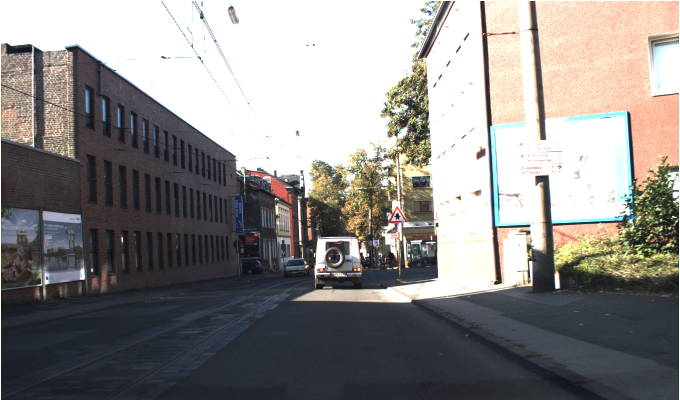
#> input picture final-fyp-demo/test/00000.ppm, 1360 x 800 px (shown at 1/2 size); its folder holds only this picture in this run
$ python test3.py   (older library calls are emulated)
#> lines starting #> are read from the running program, lines starting #| are printed output that depends on the picture; after the words box and inside, x2 and y2 are one past the last pixel; in counts of white or black regions, pixels touching at a corner belong together
#coding= utf-8  #or gbk 这样才能使用中文

#importing some useful packages
import matplotlib
#matplotlib.use("Agg")
import matplotlib.pyplot as plt
import matplotlib.image as mpimg
import numpy as np
import cv2
import imutils
import math
import glob as gb

img_no=0
TruePositive=0
leak=0
sum_out=0
sum_train=0
f=open('a.txt','w')

img_path = gb.glob('test/*.ppm')

#计算有多少个正确的
def countsum_train():
    line_train = open('b.txt', 'r').readlines()
    sum_train=len(line_train)
    #print(sum_train)
    return sum_train

#计算检测到了多少个
def countsum_out():
    line_out = open('a.txt', 'r').readlines()
    sum_out=len(line_out)
    #print(sum_out)
    return sum_out

#读取Train每张图片里面的交通标志个数
# [115 lines left out: functions traverse_train, traverse_out, check, not called in this run]


for path in img_path:

    resultall=[]
    #print (path)

    img_no=img_no+1;

    #reading in an image
    img  = cv2.imread(path)
#> img is the input picture: shape (800, 1360, 3); mean B, G, R 136, 138.1, 140.9
    img  = cv2.resize(img,None,fx=0.8,fy=0.8,interpolation=cv2.INTER_CUBIC)
#> img: shape (640, 1088, 3)
    #高斯模糊
    #img = cv2.GaussianBlur(img,(5,5),0)
    #cv2.imshow("gaosi",img)
    #cv2.waitKey(0)

    #HSV空间
    #H(色彩/色度) [0，179]， S(饱和度) [0，255]，V(亮度) [0，255]。
    hsv = cv2.cvtColor(img,cv2.COLOR_BGR2HSV)
#> hsv: shape (640, 1088, 3); mean H, S, V 61.6, 40.9, 147.2
    #cv2.imshow("HSV",hsv)
    #cv2.waitKey(0)

    image1=img.copy()
    image2=img.copy()
    image3=img.copy()

    def color(color,image):

        #print (path,color)
        #bule
        lower_blue=np.array([100,43,46])
        upper_blue=np.array([140,255,255])

        #red
        lower_red=np.array([170,40,30])
        upper_red=np.array([180,255,230])
        #lower_red2=np.array([0,43,46])
        #upper_red2=np.array([10,255,255])

        #yellow
        lower_yellow=np.array([18,148,66])
        upper_yellow=np.array([45,255,255])

        if color=="blue":
            #根据阈值构建掩模
            #bule
            mask_b=cv2.inRange(hsv,lower_blue,upper_blue)
            #cv2.imshow('mask_b',mask_b)
            #cv2.waitKey(0)

            # 对原图像和掩模进行位运算
            res_b=cv2.bitwise_and(image1,image1,mask=mask_b)
            #cv2.imshow('res_b',res_b)
            #cv2.waitKey(0)

            #灰度图
            gray_b = cv2.cvtColor(res_b,cv2.COLOR_BGR2GRAY)
            #cv2.imshow('gray_b',gray_b)
            #cv2.waitKey(0)

            return gray_b

        if color=="red":
            #red
            mask_r=cv2.inRange(hsv,lower_red,upper_red)
            # [4 lines of commented-out code are left out]

            res_r=cv2.bitwise_and(image2,image2,mask=mask_r)
            #cv2.imshow('res_r',res_r)
            #cv2.waitKey(0)

            gray_r = cv2.cvtColor(res_r,cv2.COLOR_BGR2GRAY)
            #cv2.imshow('gray_r',gray_r)
            #cv2.waitKey(0)

            return gray_r

        if color=="yellow":
            #yellow
            mask_y=cv2.inRange(hsv,lower_yellow,upper_yellow)
            #cv2.imshow('mask_y',mask_y)
            #cv2.waitKey(0)

            res_y=cv2.bitwise_and(image3,image3,mask=mask_y)
            #cv2.imshow('res_y',res_y)
            #cv2.waitKey(0)

            gray_y = cv2.cvtColor(res_y,cv2.COLOR_BGR2GRAY)
            #cv2.imshow('gray_y',gray_y)
            #cv2.waitKey(0)

            return gray_y

        cv2.destroyAllWindows()

    def processing(gray):
        #二值化
        ret,thresh = cv2.threshold(gray,0,255,cv2.THRESH_BINARY+cv2.THRESH_OTSU)
        ret,thresh1=cv2.threshold(gray,127,255,cv2.THRESH_BINARY)
        ret,thresh2=cv2.threshold(gray,127,255,cv2.THRESH_BINARY_INV)
        ret,thresh3=cv2.threshold(gray,127,255,cv2.THRESH_TRUNC)
        ret,thresh4=cv2.threshold(gray,127,255,cv2.THRESH_TOZERO)
        ret,thresh5=cv2.threshold(gray,127,255,cv2.THRESH_TOZERO_INV)
        thresh6 = cv2.adaptiveThreshold(gray,255,cv2.ADAPTIVE_THRESH_MEAN_C,cv2.THRESH_BINARY,11,2)
        thresh7 = cv2.adaptiveThreshold(gray,255,cv2.ADAPTIVE_THRESH_GAUSSIAN_C,cv2.THRESH_BINARY,11,2)

        # [12 lines of commented-out code are left out]

        cv2.destroyAllWindows()

        #定义结构元素
        #kernel = np.ones((14,5),np.uint8) 线性核
        #cv2.MORPH_RECT,(5, 5) 矩形核
        #构造一个长方形内核。这个内核的宽度大于长度，因此我们可以消除条形码中垂直条之间的缝隙
        #cv2.MORPH_ELLIPSE,(5,5) 椭圆核
        #cv2.MORPH_CROSS,(5,5) 十字核

        kernel_o = cv2.getStructuringElement(cv2.MORPH_ELLIPSE,(1,1))
        #kernel_o1 = cv2.getStructuringElement(cv2.MORPH_ELLIPSE,(6,5))
        #kernel_o2 = cv2.getStructuringElement(cv2.MORPH_ELLIPSE,(3,3))

        kernel_c = cv2.getStructuringElement(cv2.MORPH_RECT,(1,1))
        #kernel_c1 = cv2.getStructuringElement(cv2.MORPH_RECT,(3,8))
        #kernel_c2 = cv2.getStructuringElement(cv2.MORPH_RECT,(8,3))

        #开运算 先腐蚀再膨胀
        opened = cv2.morphologyEx(thresh3, cv2.MORPH_OPEN, kernel_o)
        # [20 lines of commented-out code are left out]
        closed = cv2.morphologyEx(opened, cv2.MORPH_CLOSE, kernel_c)
        #cv2.imshow('closed',closed)
        #cv2.waitKey(0)

        return closed

    def shape(color,processed,image):

        #print (path,color)
        result=[]

        #轮廓检测
        cnts= cv2.findContours(processed.copy(),cv2.RETR_EXTERNAL,cv2.CHAIN_APPROX_NONE)
        # [4 lines of commented-out code are left out]

        cnts = cnts[0] if imutils.is_cv2() else cnts[1]

        # 确保至少有一个轮廓被找到
        if len(cnts)> 0:

            # [10 lines of commented-out code are left out]
            cnt = sorted(cnts, key=cv2.contourArea, reverse=True)[0]
            #cnts = sorted(cnts, key=cv2.contourArea, reverse=True)

            circle_no=0
            triangle_no=0
            rectangle_no=0

            draw=img.copy()

            # 对排序后的轮廓循环处理
            for cnt in cnts:

                # [10 lines of commented-out code are left out]

                area=cv2.contourArea(cnt)
                perimeter = cv2.arcLength(cnt,True)
                x,y,w,h = cv2.boundingRect(cnt)
                # compute the rotated bounding box of the largest contour
                #轮廓转换为矩形
                rect = cv2.minAreaRect(cnt)
                #矩形转换为box
                box = np.int0(cv2.boxPoints(rect))
                #print([box])

                #截图存储
                Xs = [i[0] for i in box]
                Ys = [i[1] for i in box]
                x1 = min(Xs)
                x2 = max(Xs)
                y1 = min(Ys)
                y2 = max(Ys)
                hight = y2 - y1
                width = x2 - x1

                # [9 lines of commented-out code are left out]

                if perimeter!=0 and float(w*h)!=0 and max(w,h)!=0:
                    #圆形度 c
                    c=(4*math.pi*area)/(perimeter*perimeter)
                    #print("circularity",c)
                    #矩形度 r
                    r=area/float(w*h)
                    #print("Rectangularity",r)
                    #伸长度 e
                    #e=min(width,hight)/max(w,h)
                    e=min(w,h)/max(w,h)
                    #print("elongation",e)

                    out=str(x1)+";"+str(y1)+";"+str(x1+width)+";"+str(y1+hight)

                    if c>=0.85 and r>0.70 and e>0.85:
                        #print(color,"circle")

                        circle_no=circle_no+1
                        #print("circle has",circle_no)

                        result.append([x1,y1,x1+width,y1+hight])
                        #print("current result is",[x1,y1,x1+width,y1+hight])
                        #print("result is",result)

                        f.write(path+";")
                        f.write(out)
                        f.write("\n")

                        c2 = image[y1:y1+hight, x1:x1+width]
                        #cv2.imshow('cut_c',c2)
                        #cv2.waitKey(0)

                        name ='out/'+str(img_no)+color+str(circle_no)+'circle.jpg'
                        #print(name)

                        cv2.imwrite(name,c2)

                        # draw a bounding box arounded the detected barcode and display the image
                        cv2.drawContours(draw, [box], -1, (0, 255, 0), 1)
                        cv2.imshow("draw", draw)
                        cv2.waitKey(0)

                    else:
                        #print("circle null")

                        if 0.35<c<0.70 and 0.4<r<0.65 and e>0.8:
                            #print(color,"triangle")

                            triangle_no=triangle_no+1
                            #print("triangle has",triangle_no)

                            result.append([x1,y1,x1+width,y1+hight])
                            #print("current result is",[x1,y1,x1+width,y1+hight])
                            #print("result is",result)

                            f.write(path+";")
                            f.write(out)
                            f.write("\n")

                            c2 = image[y1:y1+hight, x1:x1+width]
                            #cv2.imshow('cut_t',c2)
                            #cv2.waitKey(0)

                            name ='out/'+str(img_no)+color+str(triangle_no)+'triangle.jpg'
                            #print(name)

                            cv2.imwrite(name,c2)

                            # draw a bounding box arounded the detected barcode and display the image
                            cv2.drawContours(draw, [box], -1, (255, 0, 0), 1)
                            cv2.imshow("draw", draw)
                            cv2.waitKey(0)
                        else:
                            #print("triangle null")

                            if 0.6<c<0.85 and r>0.7 and e>0.85:
                                #print(color,"rectangle")

                                rectangle_no=rectangle_no+1
                                #print("rectangle has",rectangle_no)

                                result.append([x1,y1,x1+width,y1+hight])
                                #print("current result is",[x1,y1,x1+width,y1+hight])
                                #print("result is",result)

                                f.write(path+";")
                                f.write(out)
                                f.write("\n")

                                c2 = image[y1:y1+hight, x1:x1+width]
                                #cv2.imshow('cut_r',c2)
                                #cv2.waitKey(0)

                                name ='out/'+str(img_no)+color+str(rectangle_no)+'rectangle.jpg'
                                #print(name)

                                cv2.imwrite(name,c2)

                                # draw a bounding box arounded the detected barcode and display the image
                                cv2.drawContours(draw, [box], -1, (0, 0, 255), 1)
                                cv2.imshow("draw",draw)
                                cv2.waitKey(0)
                            # [9 lines of commented-out code are left out]
        cv2.destroyAllWindows()

        #print(img_no, result)
        #return result

    gray_b=color("blue",image1)
#> in color, `mask_b=cv2.inRange(hsv,lower_blue,upper_blue)`:
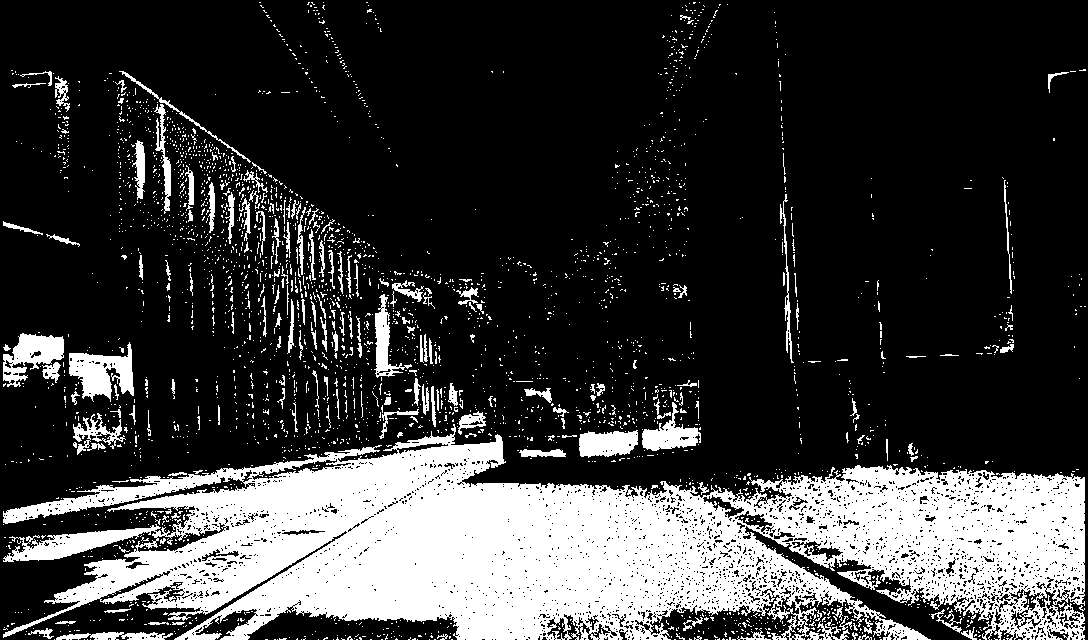
#> mask_b: shape (640, 1088); 23.1% white; 2927 white regions (2743 under 20 px), largest, box (x1, y1, x2, y2) and area: (3, 424, 1085, 640) 131150, (69, 342, 134, 402) 2088, (3, 333, 64, 387) 1676
#> in color, `res_b=cv2.bitwise_and(image1,image1,mask=mask_b)`:
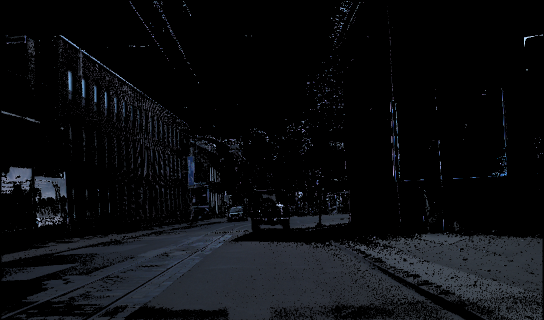
#> res_b: shape (640, 1088, 3) (shown at 1/2 size); mean B, G, R 15.2, 12.7, 11.3
    gray_r=color("red",image2)
#> call 2 of color, with color = 'red'
#> in color (call 2), `mask_r=cv2.inRange(hsv,lower_red,upper_red)`:
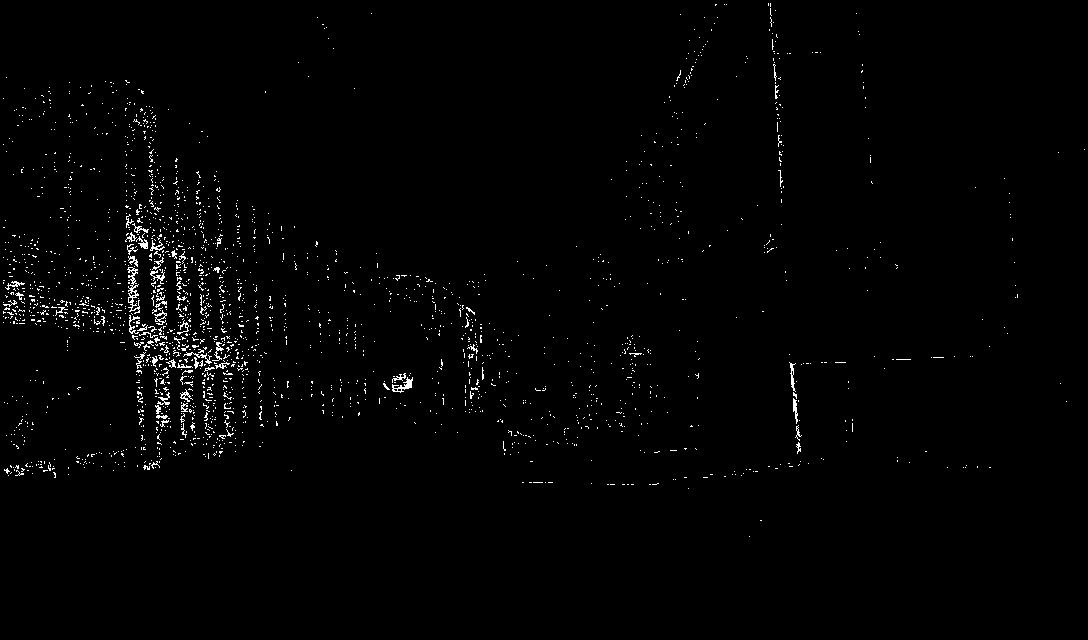
#> mask_r: shape (640, 1088); 1.2% white in thin lines or dots, all inside (x1, y1, x2, y2) = (3, 3, 1085, 537)
    gray_y=color("yellow",image3)
#> call 3 of color, with color = 'yellow'
#> in color (call 3), `mask_y=cv2.inRange(hsv,lower_yellow,upper_yellow)`:
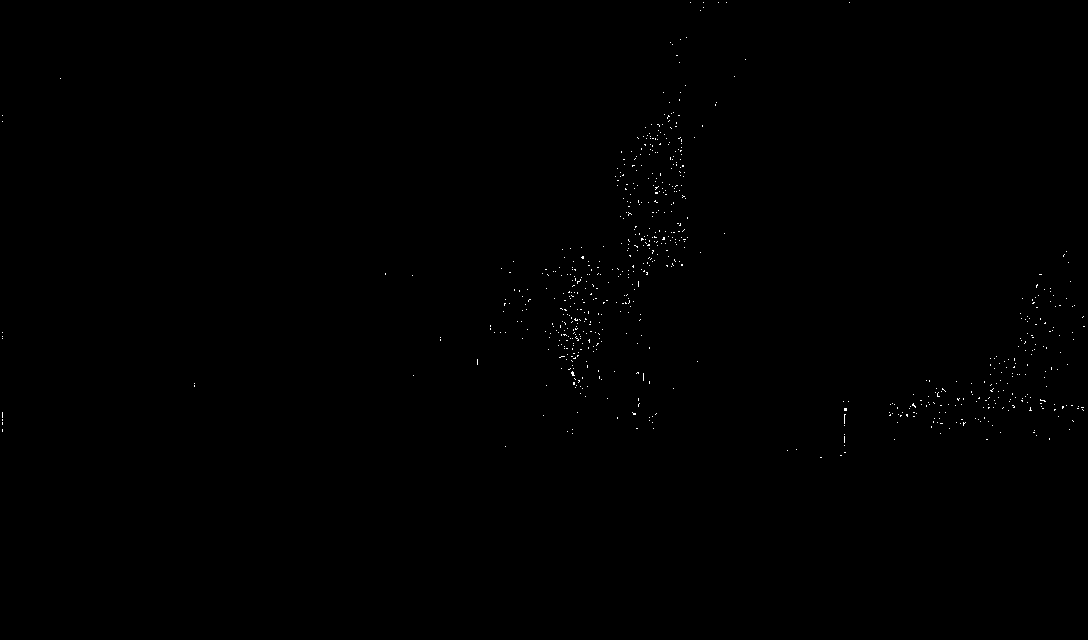
#> mask_y: shape (640, 1088); 0.18% white in thin lines or dots, all inside (x1, y1, x2, y2) = (2, 2, 1085, 458)

    processed_b=processing(gray_b)
#> in processing, `ret,thresh = cv2.threshold(gray,0,255,cv2.THRESH_BINARY+cv2.THRESH_OTSU)`: ret = 27
#> in processing, `thresh7 = cv2.adaptiveThreshold(gray,255,cv2.ADAPTIVE_THRESH_GAUSSIAN_..`:
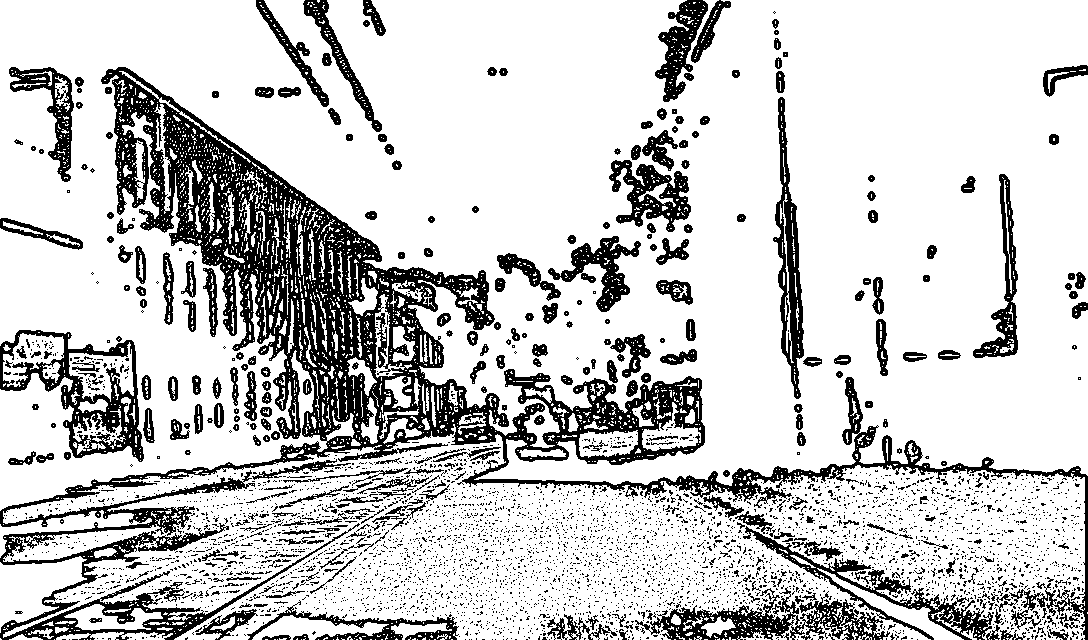
#> thresh7: shape (640, 1088); 79.2% white; 4598 black regions (4265 under 20 px), largest, box (x1, y1, x2, y2) and area: (0, 67, 1088, 640) 70898, (0, 330, 144, 462) 5399, (635, 587, 890, 640) 4695
    processed_r=processing(gray_r)
#> in processing (call 2), `ret,thresh = cv2.threshold(gray,0,255,cv2.THRESH_BINARY+cv2.THRESH_OTSU)`: ret = 29
#> in processing (call 2), `thresh7 = cv2.adaptiveThreshold(gray,255,cv2.ADAPTIVE_THRESH_GAUSSIAN_..`:
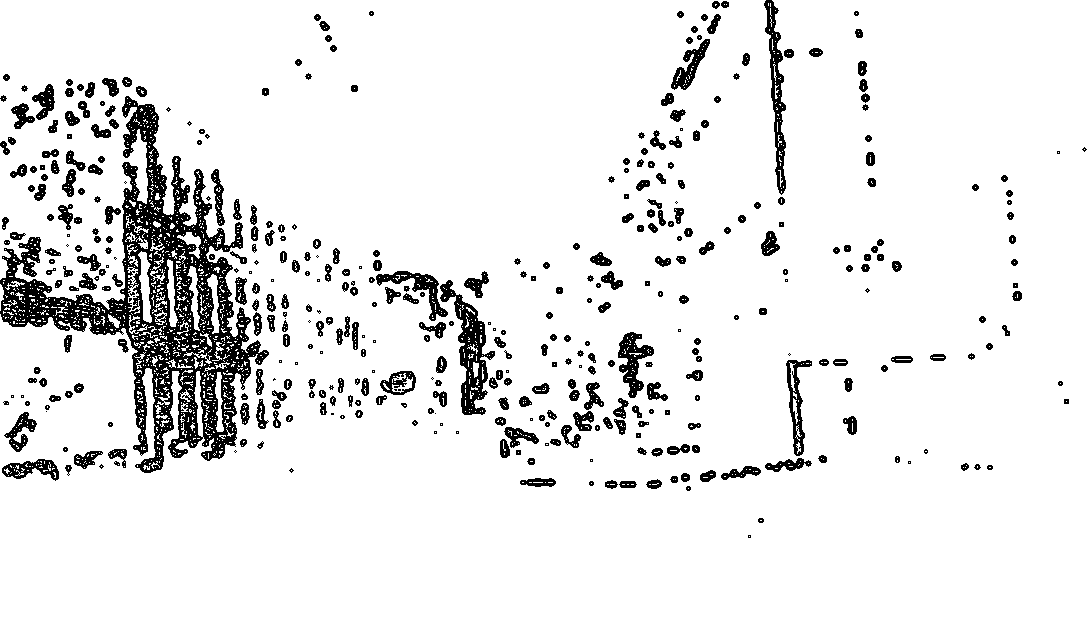
#> thresh7: shape (640, 1088); 91.6% white; 427 black regions (76 under 20 px), largest, box (x1, y1, x2, y2) and area: (0, 96, 269, 473) 24966, (440, 280, 495, 415) 2385, (764, 0, 786, 195) 1562
    processed_y=processing(gray_y)
#> in processing (call 3), `ret,thresh = cv2.threshold(gray,0,255,cv2.THRESH_BINARY+cv2.THRESH_OTSU)`: ret = 55
#> in processing (call 3), `thresh7 = cv2.adaptiveThreshold(gray,255,cv2.ADAPTIVE_THRESH_GAUSSIAN_..`:
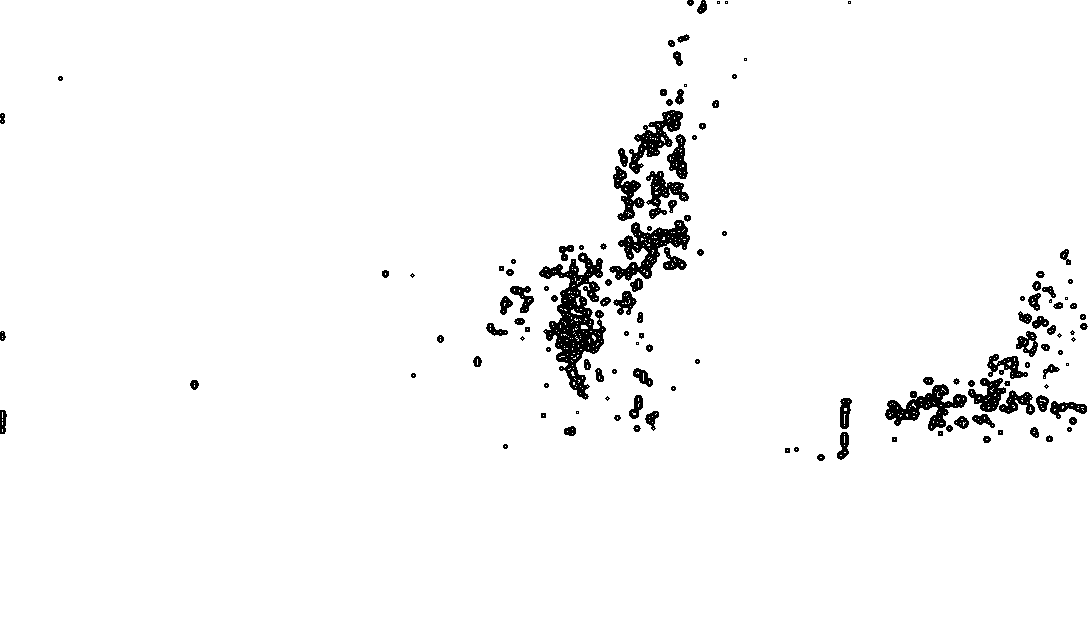
#> thresh7: shape (640, 1088); 97.1% white; 132 black regions (17 under 20 px)

    reb=shape("blue",processed_b,image1)
#> in shape, `cnts= cv2.findContours(processed.copy(),cv2.RETR_EXTERNAL,cv2.CHAIN_AP..`: cnts = 2884 contours, 2793 with area under 20; largest, box (x1, y1, x2, y2) and area: (3, 424, 1085, 640) 140025, (69, 342, 134, 402) 1966, (3, 333, 64, 387) 1624, (579, 430, 638, 458) 1200, (642, 402, 701, 451) 1122
#> in shape, `cnt = sorted(cnts, key=cv2.contourArea, reverse=True)[0]`: cnt = contour of 8746 points, box (x1, y1, x2, y2) (3, 424, 1085, 640), area 140025
#> the loop in shape, `for cnt in cnts:  # 获取近似的轮廓 #epsilon = 0.1*cv2.arcLength(cnt,True) #ap..` made 2884 passes
    if reb!=[]:
        resultall.append(reb)

    rer=shape("red",processed_r,image2)
#> the loop in shape (call 2), `for cnt in cnts:  # 获取近似的轮廓 #epsilon = 0.1*cv2.arcLength(cnt,True) #ap..` made 2239 passes
    if rer!=[]:
        resultall.append(rer)

    rey=shape("yellow",processed_y,image3)
    if rey!=[]:
        resultall.append(rey)

    #print("result", resultall)

f.close()

sum_out=countsum_out()
#print("sum_out",sum_out)
#> (the run stopped early here; a loop or call above may not have finished)
